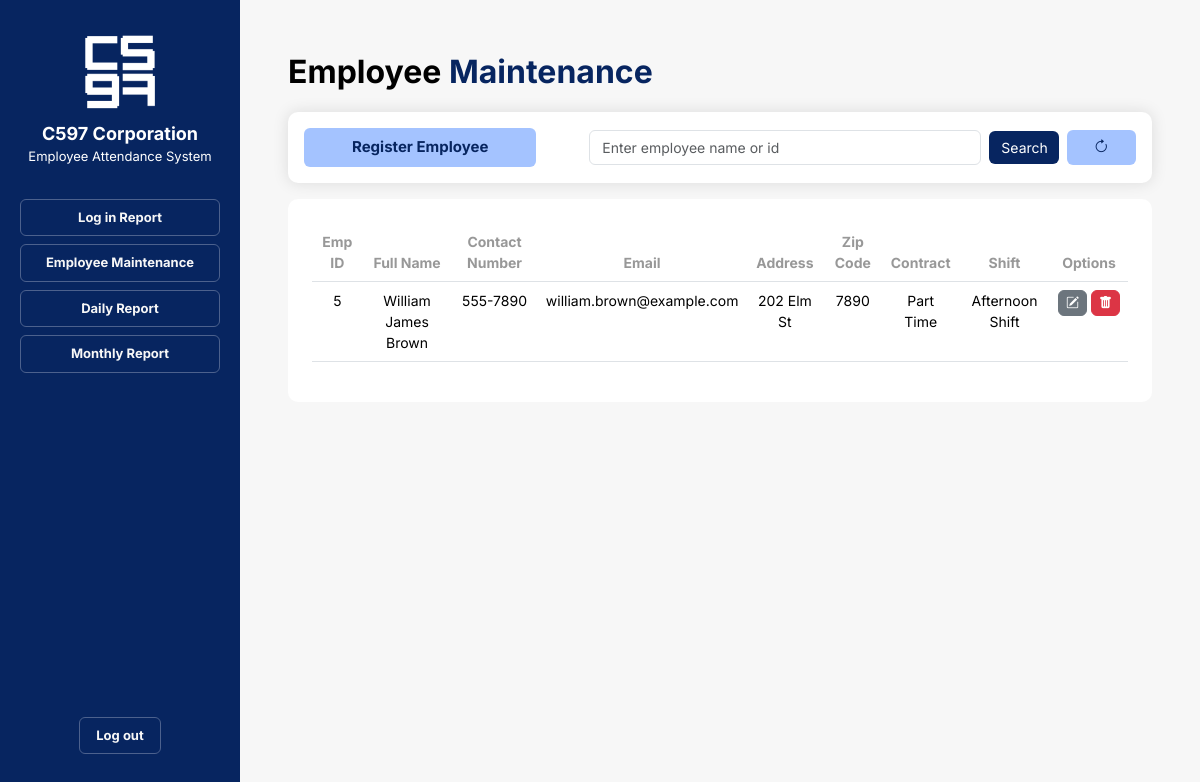
The page /pages/admin/employee-maintenance.php?emp_id=5 on the database as committed earlier.
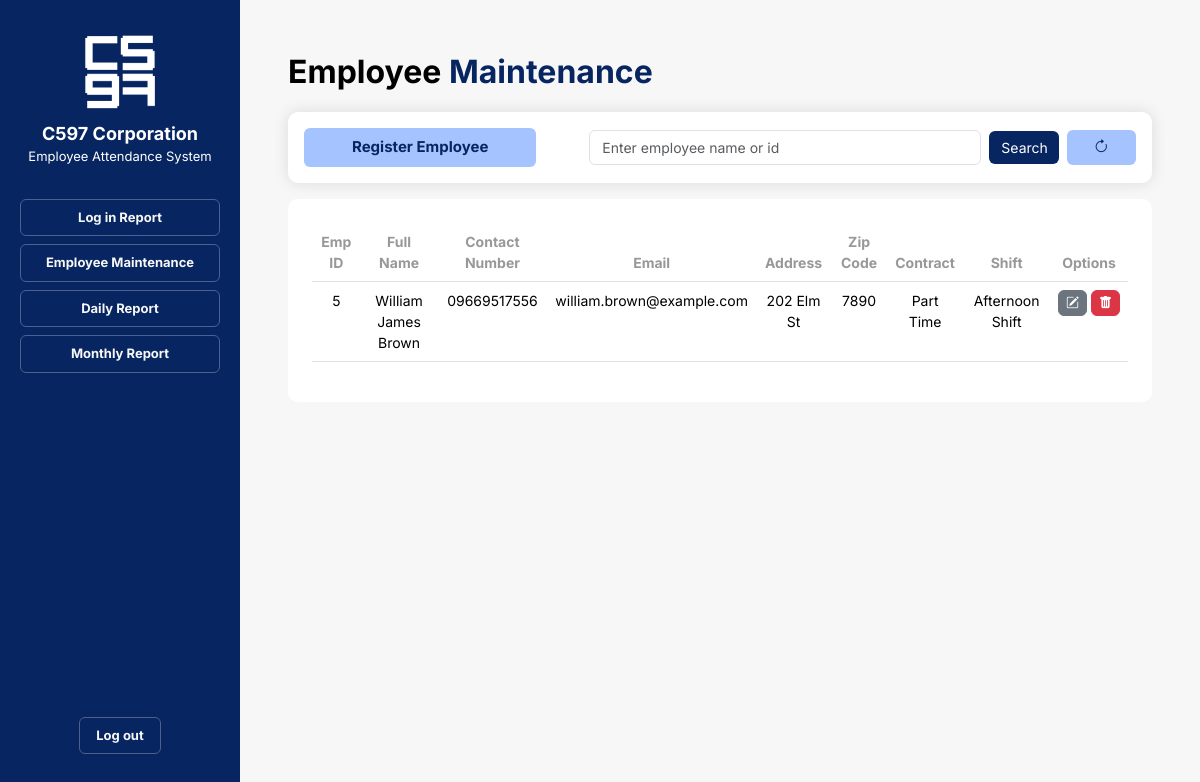
The same page on the database as committed later.
### tables this page shows
CREATE TABLE `employee` (
  `emp_id` int(11) NOT NULL,
  `password` varchar(30) NOT NULL,
  `first_name` varchar(50) DEFAULT NULL,
  `middle_name` varchar(50) DEFAULT NULL,
  `last_name` varchar(50) DEFAULT NULL,
  `address` varchar(100) DEFAULT NULL,
  `zip` varchar(4) DEFAULT NULL,
  `contact_number` varchar(11) DEFAULT NULL,
  `email_address` varchar(50) DEFAULT NULL,
  `contract` varchar(50) NOT NULL,
  `shift` varchar(25) NOT NULL
);

### pages/admin/emp-load.php (the view)
<?php
    echo "<tr>";
    echo "<td>" . $row["emp_id"] . "</td>";
    echo "<td>" . $row["first_name"] . " " . $row["middle_name"] . " " . $row["last_name"] . "</td>";
    echo "<td>" . $row["contact_number"] . "</td>";
    echo "<td>" . $row["email_address"] . "</td>";
    echo "<td>" . $row["address"] . "</td>";
    echo "<td>" . $row["zip"] . "</td>";
    echo "<td>" . $row["contract"] . "</td>";
    echo "<td>" . $row["shift"] . "</td>";
    echo "<td>
        <div class='btn_container me-0 d-flex gap-1'>
            <a href='employee-edit.php?emp_id=" . $row["emp_id"] . "' class='nav-link'><button class='btn btn-secondary'><i class='bi bi-pencil-square'></i></button></a>
            <a href='employee-delete.php?emp_id=" . $row["emp_id"] . "' class='nav-link'><button class='btn btn-danger'><i class='bi bi-trash-fill'></i></button></a>
        </div>
    </td>";
    echo "</tr>";
?>

### pages/admin/employee-maintenance.php (shortened to what this page needs)
<!DOCTYPE html>
<html lang="en">
<head>
    <link rel="stylesheet" href="https://cdn.jsdelivr.net/npm/bootstrap@5.3.2/dist/css/bootstrap.min.css">
    <link rel="stylesheet" href="https://cdn.jsdelivr.net/npm/bootstrap-icons@1.11.2/font/bootstrap-icons.min.css">
    <link rel="stylesheet" href="../css/nav-bar.css">
    <link rel="stylesheet" href="../css/employee-maintenance.css">
</head>
<body class="container-fluid">
    <div class="container-fluid row gap-0">
        <?php
            include('../php/nav-bar.php');
        ?>
        <div class="right_panel container p-5">
            <p class="header_title">Employee <span class="blue_title">Maintenance</span></p>
                <form class="search_register white_container row m-0 p-3 align-items-center justify-content-between gap-2" method="GET">
                    <div class="register_button col col-4 m-0 p-0">
                        <a class="nav-link" href="employee-registration.php"><button class="btn btn-primary px-5 py-2" type="button">Register Employee</button></a>
                    </div>
                    <div class="col col-6-sm m-0 p-0">
                        <input class="form-control w-100" type="search" placeholder="Enter employee name or id" aria-label="Search" name="emp_id">
                    </div>
                    <div class="search_button col col-1 m-0 p-0">
                        <input class="btn btn-primary w-100" type="submit" value="Search">
                    </div>
                    <div class="register_button col col-1 ms-auto p-0">
                        <a href="employee-maintenance.php"><button type="button" class="btn btn-primary w-100"><i class="bi bi-arrow-clockwise"></i></button></a>
                    </div>
                </form>
            <div class="white_container row mt-3 p-4 mx-0 text-center justify-content-evenly">
                <table class="table">
                    <thead>
                        <tr>
                            <th scope="col">Emp ID</th>
                            <th scope="col">Full Name</th>
                            <th scope="col">Contact Number</th>
                            <th scope="col">Email</th>
                            <th scope="col">Address</th>
                            <th scope="col">Zip Code</th>
                            <th scope="col">Contract</th>
                            <th scope="col">Shift</th>
                            <th scope="col">Options</th>
                        </tr>
                    </thead>
                    <tbody class="table_body">
                        <?php
                            include_once __DIR__ . '/../php/connection.php';
                            if (isset($_GET["emp_id"])) {
                                $emp_id = $_GET["emp_id"];
                                $sql = "SELECT * FROM employee WHERE emp_id = '" . $emp_id . "' OR CONCAT(first_name, ' ', middle_name, ' ', last_name) LIKE '%" . $emp_id . "%'";
                                $result = mysqli_query($conn, $sql);
                                if (mysqli_num_rows($result) > 0) {
                                    while ($row = mysqli_fetch_assoc($result)) {
                                        include "emp-load.php";
                                    }
                                } else {
                                    $emp_notfound = true;
                                }
                            }
                        ?>
                    </tbody>
                </table>
            </div>
        </div>
    </div>
</body>
</html>

Rows that differ between the two databases and show on the page:
changed employee "William": contact_number "555-7890" → "09669517556"
